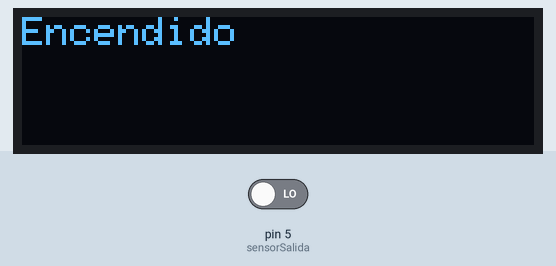
Recording of a sketch running on a simulated Arduino Uno, built with avr-gcc and run on an emulated ATmega328P. Shown: 128×32 one-colour display. Inputs (shaded band) come from the test bench; at power-on: pin 5 (sensorSalida) LOW. Storage starts empty; what the sketch prints to the serial monitor is not drawn.

Above: at 0.1 s.
At 3.1 s:
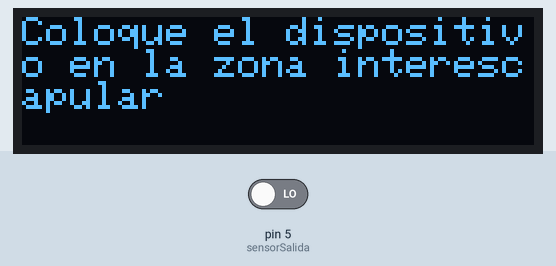
At 11.0 s:
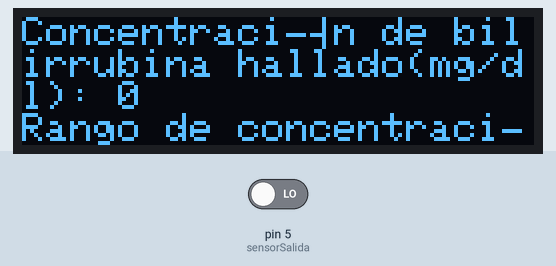
At 21.0 s:
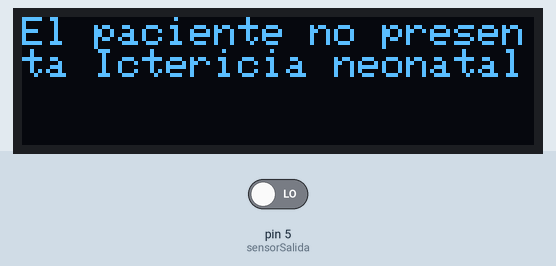

The sketch:

codigo_final.ino
```cpp
#include <SPI.h>
#include <Wire.h>
#include <SD.h>
#include <Adafruit_GFX.h>
#include <Adafruit_SSD1306.h>
#define SSpin 8
#define S0 9
#define S1 7
#define S2 2
#define S3 3
#define sensorSalida 5
int Rojo_Frec = 0;
int Verde_Frec = 0;
int Azul_Frec = 0;
int VALORSENSOR = 0;
File archivo;     // objeto archivo del tipo File
Adafruit_SSD1306 display = Adafruit_SSD1306(128, 32, &Wire);
void setup() {
  display.begin(SSD1306_SWITCHCAPVCC, 0x3C);
  display.clearDisplay();
  display.setTextColor(SSD1306_WHITE);
  pinMode(S0, OUTPUT);
  pinMode(S1, OUTPUT);
  pinMode(S2, OUTPUT);
  pinMode(S3, OUTPUT);
  pinMode(sensorSalida, INPUT);

                           // Configura la escala de Frecuencia en 20%
  digitalWrite(S0,HIGH);
  digitalWrite(S1,LOW);

  Serial.begin(9600);
  Serial.println("Inicializando tarjeta ...");  // texto en ventana de monitor
    if (!SD.begin(SSpin)) {     // inicializacion de tarjeta SD
    Serial.println("fallo en inicializacion !");// si falla se muestra texto correspondiente y
    return;         // se sale del setup() para finalizar el programa
  }
  Serial.println("inicializacion correcta");  // texto de inicializacion correcta
  archivo = SD.open("datos.txt", FILE_WRITE); // apertura para lectura/escritura de archivo datos.txt

}
void loop(){
  if (archivo) {
    display.clearDisplay();
    display.setTextSize(1);
    display.setCursor(0,0);
    display.print("Encendido");
    display.display();
    delay(3000);

    display.clearDisplay();
    display.setTextSize(1);
    display.setCursor(0,0);
    display.print("Coloque el dispositivo en la zona interescapular");
    display.display();
    delay(4000);

                             // Configura el filtor ROJO para tomar lectura
    digitalWrite(S2,LOW);
    digitalWrite(S3,LOW);
    delay(100);
    Rojo_Frec= pulseIn(sensorSalida, LOW);
    archivo.print("Frecuencia_rojo");
    archivo.print(":");
    archivo.println(Rojo_Frec);
    Serial.print(" R= "); Serial.print(Rojo_Frec);
    delay(100);
                            // Configura el filtor VERDE para tomar lectura
    digitalWrite(S2,HIGH);
    digitalWrite(S3,HIGH);
    delay(100);
    Verde_Frec = pulseIn(sensorSalida, LOW);
    archivo.print("Frecuencia_verde");
    archivo.print(":");
    archivo.println(Verde_Frec);
    Serial.print(" V= "); Serial.print(Verde_Frec);
    delay(100);
                           // Configura el filtor AZUL para tomar lectura
    digitalWrite(S2,LOW);
    digitalWrite(S3,HIGH);
    delay(100);
    Azul_Frec = pulseIn(sensorSalida, LOW);
    archivo.print("Frecuencia_azul");
    archivo.print(":");
    archivo.println(Azul_Frec);
    Serial.print(" A= "); Serial.print(Azul_Frec);
    delay(100);
    Serial.println("*");
    delay(200);

    VALORSENSOR = 42*(log(145*(pow(Verde_Frec,0.345)/Azul_Frec)));


    display.clearDisplay();
    display.setTextSize(1);
    display.setCursor(0,0);
    display.print("Concentración de bilirrubina hallado(mg/dl): "); display.println(VALORSENSOR);
    display.print("Rango de concentración de bilirrubina normal (mg/dl): Bilirrubina < 5 ");
    display.display();
    delay(10000);

    archivo.print("Concentración de bilirrubina hallado");
    archivo.print(":");
    archivo.println(VALORSENSOR);
    Serial.print("Concentración de bilirrubina hallado:"); Serial.print(VALORSENSOR); Serial.println("mg/dL");

    if(VALORSENSOR>5){
      display.clearDisplay();
      display.setTextSize(1);
      display.setCursor(0,0);
      display.print("El paciente presenta Ictericia neonatal");
      display.display();
      delay(5000);
      archivo.println("El paciente presenta Ictericia neonatal");
      Serial.println("El paciente presenta Ictericia neonatal");
    } else{

      display.clearDisplay();
      display.setTextSize(1);
      display.setCursor(0,0);
      display.print("El paciente no presenta Ictericia neonatal");
      display.display();
      delay(5000);
      archivo.println("El paciente no presenta Ictericia neonatal");
      Serial.println("El paciente no presenta Ictericia neonatal");
    }
    archivo.close();        // cierre de archivo
    Serial.println("escritura correcta"); // texto de escritura correcta en monitor serie

  } else {
    Serial.println("error en apertura de datos.txt"); // texto de falla en apertura de archivo

  }

  }
```

Measured:
- what the display in image 1 shows lasts 7.8 s, from 3.1 s to 10.9 s
- what the display in image 2 shows lasts 10.0 s, from 10.9 s to 20.9 s
